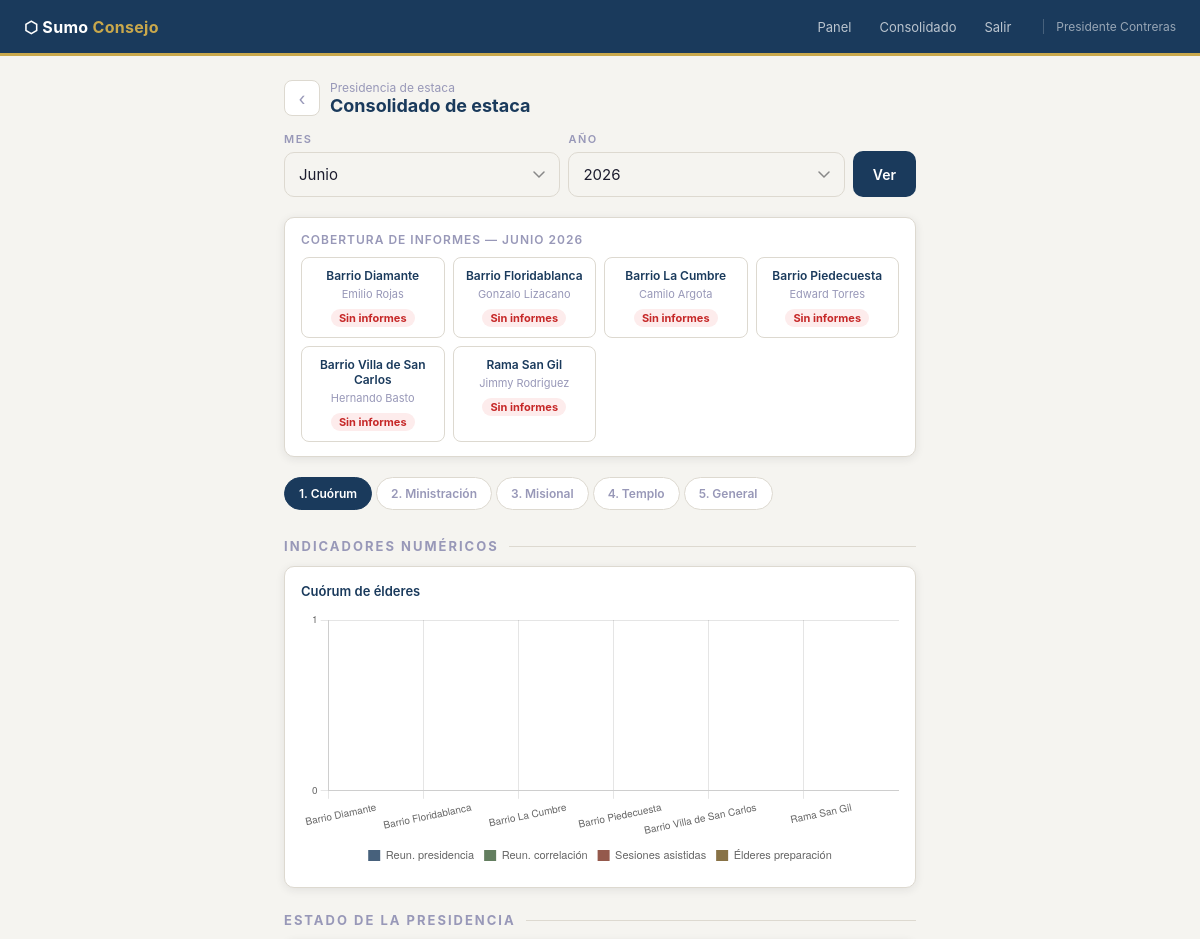
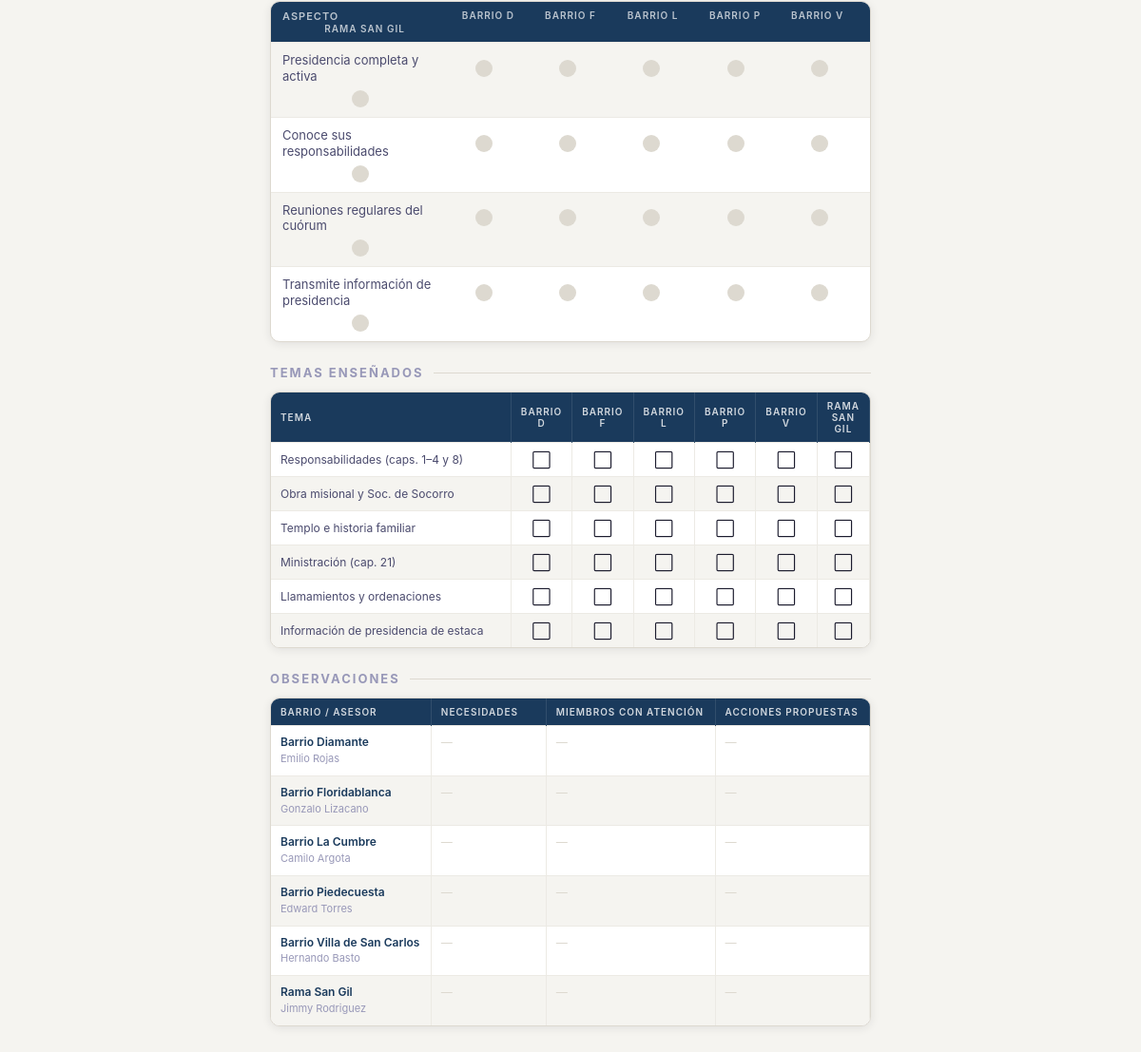
The app's page /admin/consolidado (signed in) with its own data (2 pictures, top to bottom).
### tables this page shows
CREATE TABLE unidad (
            id INTEGER PRIMARY KEY AUTOINCREMENT,
            nombre TEXT NOT NULL,
            tipo TEXT DEFAULT 'barrio',
            activo INTEGER DEFAULT 1
        );

CREATE TABLE usuario (
            id INTEGER PRIMARY KEY AUTOINCREMENT,
            nombre TEXT NOT NULL,
            email TEXT UNIQUE NOT NULL,
            password_hash TEXT NOT NULL,
            rol TEXT DEFAULT 'asesor',
            activo INTEGER DEFAULT 1,
            created_at TEXT DEFAULT (datetime('now'))
        );

### app/app.py (the view, shortened to what this page needs)
@app.route('/admin/consolidado')
@login_required
@admin_required
def admin_consolidado():
    import json
    now = datetime.now()
    anio = int(request.args.get('anio', now.year))
    mes  = int(request.args.get('mes',  now.month))
    with get_db() as db:
        unidades = db.execute("""
            SELECT u.id, u.nombre, usr.nombre as asesor
            FROM unidad u
            LEFT JOIN asignacion_asesor aa ON aa.unidad_id=u.id AND aa.fecha_fin IS NULL
            LEFT JOIN usuario usr ON usr.id=aa.usuario_id
            WHERE u.activo=1 ORDER BY u.nombre
        """).fetchall()
    data = {}
    for u in unidades:
        uid = u["id"]
        with get_db() as db:
            asig = db.execute("""
                SELECT a.id FROM asignacion_asesor a
                WHERE a.unidad_id=? AND a.fecha_fin IS NULL
            """, (uid,)).fetchone()
        if not asig:
            data[uid] = {"hojas_enviadas": 0}
            continue
        with get_db() as db:
            inf = db.execute("""
                SELECT * FROM informe
                WHERE asignacion_id=? AND periodo_anio=? AND periodo_mes=?
            """, (asig["id"], anio, mes)).fetchone()
        if not inf:
            data[uid] = {"hojas_enviadas": 0}
            continue
    return render_template("admin_consolidado.html",
        unidades=unidades, data=data, anio=anio, mes=mes)

### app/app.py (called while the page is built)
@app.context_processor
def inject_globals():
    return {'now': datetime.now(), 'meses': MESES}

def get_db():
    conn = sqlite3.connect(DB_PATH)
    conn.row_factory = sqlite3.Row
    conn.execute("PRAGMA journal_mode=WAL")
    return conn

def login_required(f):
    @wraps(f)
    def decorated(*args, **kwargs):
        if 'user_id' not in session:
            return redirect(url_for('login'))
        return f(*args, **kwargs)
    return decorated

def admin_required(f):
    @wraps(f)
    def decorated(*args, **kwargs):
        if session.get('rol') != 'admin':
            flash('Acceso restringido.', 'error')
            return redirect(url_for('dashboard'))
        return f(*args, **kwargs)
    return decorated

### app/templates/admin_consolidado.html (shortened to what this page needs)
{% extends "base.html" %}
{% block content %}
<div style="display:flex;align-items:center;gap:10px;margin-bottom:16px">
  <a href="{{ url_for('admin_dashboard') }}" style="width:36px;height:36px;border-radius:8px;background:var(--white);border:1px solid var(--border);display:flex;align-items:center;justify-content:center;color:var(--text-muted);font-size:18px;flex-shrink:0;text-decoration:none">‹</a>
  <div>
    <div style="font-size:12px;color:var(--text-muted)">Presidencia de estaca</div>
    <div style="font-size:18px;font-weight:700;color:var(--navy)">Consolidado de estaca</div>
  </div>
</div>
<form method="GET" class="sel-bar">
  <div class="form-group" style="margin:0;flex:1">
    <label>Mes</label>
    <select name="mes">
      {% for i in range(1,13) %}
      <option value="{{ i }}" {% if i==mes %}selected{% endif %}>{{ meses[i] }}</option>
      {% endfor %}
    </select>
  </div>
  <div class="form-group" style="margin:0;flex:1">
    <label>Año</label>
    <select name="anio">
      {% for y in range(now.year, now.year-3, -1) %}
      <option value="{{ y }}" {% if y==anio %}selected{% endif %}>{{ y }}</option>
      {% endfor %}
    </select>
  </div>
  <button type="submit" class="btn btn-primary" style="flex:0 0 auto">Ver</button>
</form>
<div style="background:var(--white);border:1px solid var(--border);border-radius:var(--r);padding:14px 16px;margin-bottom:20px;box-shadow:var(--shadow)">
  <div style="font-size:12px;font-weight:600;color:var(--text-muted);text-transform:uppercase;letter-spacing:1px;margin-bottom:10px">Cobertura de informes — {{ meses[mes] }} {{ anio }}</div>
  <div style="display:grid;grid-template-columns:repeat(auto-fill,minmax(140px,1fr));gap:8px">
    {% for u in unidades %}
    {% set total = data[u.id].hojas_enviadas if u.id in data else 0 %}
    <div style="padding:10px;border:1px solid var(--border);border-radius:8px;text-align:center">
      <div style="font-size:12px;font-weight:600;color:var(--navy);margin-bottom:4px">{{ u.nombre }}</div>
      <div style="font-size:11px;color:var(--text-muted);margin-bottom:6px">{{ u.asesor or '—' }}</div>
      {% if total == 5 %}<span class="cov-badge cov-full">5/5 ✓</span>
      {% elif total > 0 %}<span class="cov-badge cov-partial">{{ total }}/5</span>
      {% else %}<span class="cov-badge cov-none">Sin informes</span>{% endif %}
    </div>
    {% endfor %}
  </div>
</div>
<div class="hoja-tabs">
  <div class="htab active" onclick="showHojaConsolidado('h1',this)">1. Cuórum</div>
  <div class="htab" onclick="showHojaConsolidado('h2',this)">2. Ministración</div>
  <div class="htab" onclick="showHojaConsolidado('h3',this)">3. Misional</div>
  <div class="htab" onclick="showHojaConsolidado('h4',this)">4. Templo</div>
  <div class="htab" onclick="showHojaConsolidado('h5',this)">5. General</div>
</div>
{% set barrios = unidades | map(attribute='nombre') | list %}
{% set colors = ['rgba(26,58,92,.8)','rgba(61,94,56,.8)','rgba(122,48,32,.8)','rgba(107,79,24,.8)','rgba(67,36,104,.8)'] %}
{% set colors_lt = ['rgba(26,58,92,.15)','rgba(61,94,56,.15)','rgba(122,48,32,.15)','rgba(107,79,24,.15)','rgba(67,36,104,.15)'] %}
{% macro bar_chart(chart_id, label, fields) %}
<div class="chart-wrap">
  <div class="chart-title">{{ label }}</div>
  <canvas id="{{ chart_id }}"></canvas>
</div>
<script>
(function(){
  const labels = {{ barrios | tojson }};
  const datasets = {{ fields | tojson }}.map(function(f, fi) {
    return {
      label: f.label,
      data: {{ unidades | map(attribute='id') | list | tojson }}.map(function(uid) {
        const d = {{ data | tojson }};
        if(!d[uid] || !d[uid][f.key]) return 0;
        return d[uid][f.key][f.field] || 0;
      }),
      backgroundColor: {{ colors | tojson }}[fi % 5],
      borderRadius: 6,
    };
  });
  new Chart(document.getElementById('{{ chart_id }}'), {
    type: 'bar',
    data: { labels: labels, datasets: datasets },
    options: {
      responsive: true, maintainAspectRatio: true,
      plugins: { legend: { position: 'bottom', labels: { boxWidth: 12, font: { size: 11 } } } },
      scales: {
        x: { ticks: { font: { size: 10 } } },
        y: { beginAtZero: true, ticks: { stepSize: 1, font: { size: 10 } } }
      }
    }
  });
})();
</script>
{% endmacro %}
{% macro sema_table(titulo, campo_key, aspectos) %}
<div class="sema-grid">
  <div class="sema-grid-header">
    <div>{{ titulo }}</div>
    {% for u in unidades %}<div style="text-align:center;font-size:10px">{{ u.nombre | truncate(8, true, '') }}</div>{% endfor %}
  </div>
  {% for campo, label in aspectos %}
  <div class="sema-grid-row">
    <div class="sema-label-cell">{{ label }}</div>
    {% for u in unidades %}
    {% set val = data[u.id][campo_key][campo] if u.id in data and campo_key in data[u.id] and data[u.id][campo_key] else None %}
    <div style="display:flex;justify-content:center">
      <div class="sema-dot {{ val if val else 'vacio' }}"></div>
    </div>
    {% endfor %}
  </div>
  {% endfor %}
</div>
{% endmacro %}
{% macro check_table(titulo, campo_key, campo_arr, items) %}
<div class="check-grid">
  <table>
    <thead>
      <tr>
        <th class="label-col">{{ titulo }}</th>
        {% for u in unidades %}<th>{{ u.nombre | truncate(8, true, '') }}</th>{% endfor %}
      </tr>
    </thead>
    <tbody>
      {% for val, label in items %}
      <tr>
        <td class="label-col">{{ label }}</td>
        {% for u in unidades %}
        {% set arr_raw = data[u.id][campo_key][campo_arr] if u.id in data and campo_key in data[u.id] and data[u.id][campo_key] else '[]' %}
        {% set arr = arr_raw | from_json %}
        <td><span class="ci">{% if val in arr %}✅{% else %}⬜{% endif %}</span></td>
        {% endfor %}
      </tr>
      {% endfor %}
    </tbody>
  </table>
</div>
{% endmacro %}
{% macro obs_table(campos) %}
<div class="obs-grid">
  <table>
    <thead>
      <tr>
        <th class="barrio-col" style="min-width:100px">Barrio / Asesor</th>
        {% for campo_key, campo, label in campos %}<th>{{ label }}</th>{% endfor %}
      </tr>
    </thead>
    <tbody>
      {% for u in unidades %}
      <tr>
        <td class="barrio-col">{{ u.nombre }}<br><span style="font-weight:400;font-size:11px;color:var(--text-muted)">{{ u.asesor or '—' }}</span></td>
        {% for campo_key, campo, _ in campos %}
        {% set val = data[u.id][campo_key][campo] if u.id in data and campo_key in data[u.id] and data[u.id][campo_key] else None %}
        <td>{% if val %}<span>{{ val }}</span>{% else %}<span class="empty-obs">—</span>{% endif %}</td>
        {% endfor %}
      </tr>
      {% endfor %}
    </tbody>
  </table>
</div>
{% endmacro %}
<div id="h1" class="hoja-section active">
  <div class="sec-title">Indicadores numéricos</div>
  {{ bar_chart('chart_cuorum', 'Cuórum de élderes',
    [{'key':'cuorum','field':'reuniones_presidencia','label':'Reun. presidencia'},
     {'key':'cuorum','field':'reuniones_correlacion','label':'Reun. correlación'},
     {'key':'cuorum','field':'sesiones_asistidas','label':'Sesiones asistidas'},
     {'key':'cuorum','field':'elderes_preparacion','label':'Élderes preparación'}]) }}
  <div class="sec-title">Estado de la presidencia</div>
  {{ sema_table('Aspecto', 'cuorum', [
    ('est_presidencia_completa','Presidencia completa y activa'),
    ('est_conoce_responsabilidades','Conoce sus responsabilidades'),
    ('est_reuniones_regulares','Reuniones regulares del cuórum'),
    ('est_transmite_informacion','Transmite información de presidencia'),
  ]) }}
  <div class="sec-title">Temas enseñados</div>
  {{ check_table('Tema', 'cuorum', 'temas_ensenados', [
    ('resp_presidencia','Responsabilidades (caps. 1–4 y 8)'),
    ('obra_misional','Obra misional y Soc. de Socorro'),
    ('templo_hf','Templo e historia familiar'),
    ('ministracion','Ministración (cap. 21)'),
    ('llamamientos','Llamamientos y ordenaciones'),
    ('info_presidencia','Información de presidencia de estaca'),
  ]) }}
  <div class="sec-title">Observaciones</div>
  {% set obs_campos = [('cuorum','necesidades','Necesidades'),('cuorum','miembros_atencion','Miembros con atención'),('cuorum','acciones_propuestas','Acciones propuestas')] %}
  {{ obs_table(obs_campos) }}
</div>
  {{ bar_chart('chart_ministracion', 'Ministración',
    [{'key':'ministracion','field':'hermanos_activos','label':'Hnos. ministrantes'},
     {'key':'ministracion','field':'entrevistas_realizadas','label':'Entrevistas'},
     {'key':'ministracion','field':'familias_sin_asignacion','label':'Sin asignación'},
     {'key':'ministracion','field':'asignaciones_revisadas','label':'Asign. revisadas'}]) }}
  {{ bar_chart('chart_misional', 'Obra misional',
    [{'key':'misional','field':'bautismos','label':'Bautismos'},
     {'key':'misional','field':'nuevos_miembros_activos','label':'Nuevos miembros activos'},
     {'key':'misional','field':'misioneros_tiempo_completo','label':'Misioneros TC'},
     {'key':'misional','field':'misioneros_relevados','label':'Relevados'}]) }}
  {{ bar_chart('chart_templo', 'Templo e historia familiar',
    [{'key':'templo','field':'miembros_recomendacion','label':'Con recomendación'},
     {'key':'templo','field':'jovenes_recomendacion','label':'Jóvenes con rec.'},
     {'key':'templo','field':'miembros_preparandose','label':'Preparándose'},
     {'key':'templo','field':'visitas_coordinadas','label':'Visitas coord.'}]) }}
{% endblock %}

### app/templates/base.html (style rules this page uses)
:root { --navy:#1A3A5C; --navy-lt:#EEF2F7; --gold:#C9A84C; --gold-lt:#F5EDD0; --olive:#3D5E38; --olive-lt:#EAF0E8; --rust:#7A3020; --rust-lt:#F5EBE8; --amber:#6B4F18; --amber-lt:#F5F0E0; --purple:#432468; --purple-lt:#F0EBF8; --white:#fff; --bg:#F5F4F0; --border:#DDD9D0; --border-lt:#ECEAE4; --text:#1C1C2E; --text-soft:#4B4B6E; --text-muted:#9898B8; --ok:#4CAF50; --warn:#F9A825; --danger:#E53935; --shadow:0 2px 10px rgba(28,28,46,.09); --r:10px; --nav-h:56px; --bottom-h:64px; }
*,*::before,*::after { box-sizing:border-box;margin:0;padding:0 }
html { -webkit-text-size-adjust:100% }
body { font-family:-apple-system,BlinkMacSystemFont,'Segoe UI',sans-serif;font-size:15px;color:var(--text);background:var(--bg);min-height:100vh;padding-bottom:calc(var(--bottom-h) + 16px) }
.form-group { margin-bottom:14px }
.form-group label { display:block;font-size:11px;font-weight:600;letter-spacing:1.5px;text-transform:uppercase;color:var(--text-muted);margin-bottom:6px }
input[type=text],input[type=email],input[type=password],input[type=number],textarea,select { width:100%;padding:12px 14px;border:1px solid var(--border);border-radius:var(--r); font-family:inherit;font-size:15px;color:var(--text);background:var(--bg); outline:none;transition:border-color .18s;-webkit-appearance:none;appearance:none }
select { background-repeat:no-repeat;background-position:right 14px center;padding-right:36px }
.btn { display:inline-flex;align-items:center;justify-content:center;gap:6px;padding:12px 20px;border-radius:var(--r);border:none;font-family:inherit;font-size:14px;font-weight:600;cursor:pointer;transition:all .18s;text-decoration:none;-webkit-tap-highlight-color:transparent;min-height:46px }
.btn-primary { background:var(--navy);color:#fff }
@media (min-width:640px) { body { padding-bottom:16px } }

### records on screen
unidad: nombre "Barrio Diamante", nombre "Emilio Rojas", nombre "BARRIO D"
unidad: nombre "Barrio Floridablanca", nombre "Gonzalo Lizacano", nombre "BARRIO F"
unidad: nombre "Barrio La Cumbre", nombre "Camilo Argota", nombre "BARRIO L"
unidad: nombre "Barrio Piedecuesta", nombre "Edward Torres", nombre "BARRIO P"
unidad: nombre "Barrio Villa de San Carlos", nombre "Hernando Basto", nombre "BARRIO V"
unidad: nombre "Rama San Gil", nombre "Jimmy Rodriguez", nombre "RAMA SAN GIL"

### other values on screen
{{ session.nombre }} "Presidente Contreras"
{{ meses[mes] }} "JUNIO"
{{ anio }} "2026"
{{ label }} "Cuórum de élderes"
{{ titulo }} "ASPECTO"
{{ label }} "Presidencia completa y activa" "Conoce sus responsabilidades" "Reuniones regulares del cuórum" "Transmite información de presidencia"
{{ titulo }} "TEMA"
{{ label }} "Responsabilidades (caps. 1–4 y 8)" "Obra misional y Soc. de Socorro" "Templo e historia familiar" "Ministración (cap. 21)" "Llamamientos y ordenaciones" "Información de presidencia de estaca"
{{ label }} "NECESIDADES" "MIEMBROS CON ATENCIÓN" "ACCIONES PROPUESTAS"
form field mes "Junio"
form field anio "2026"
